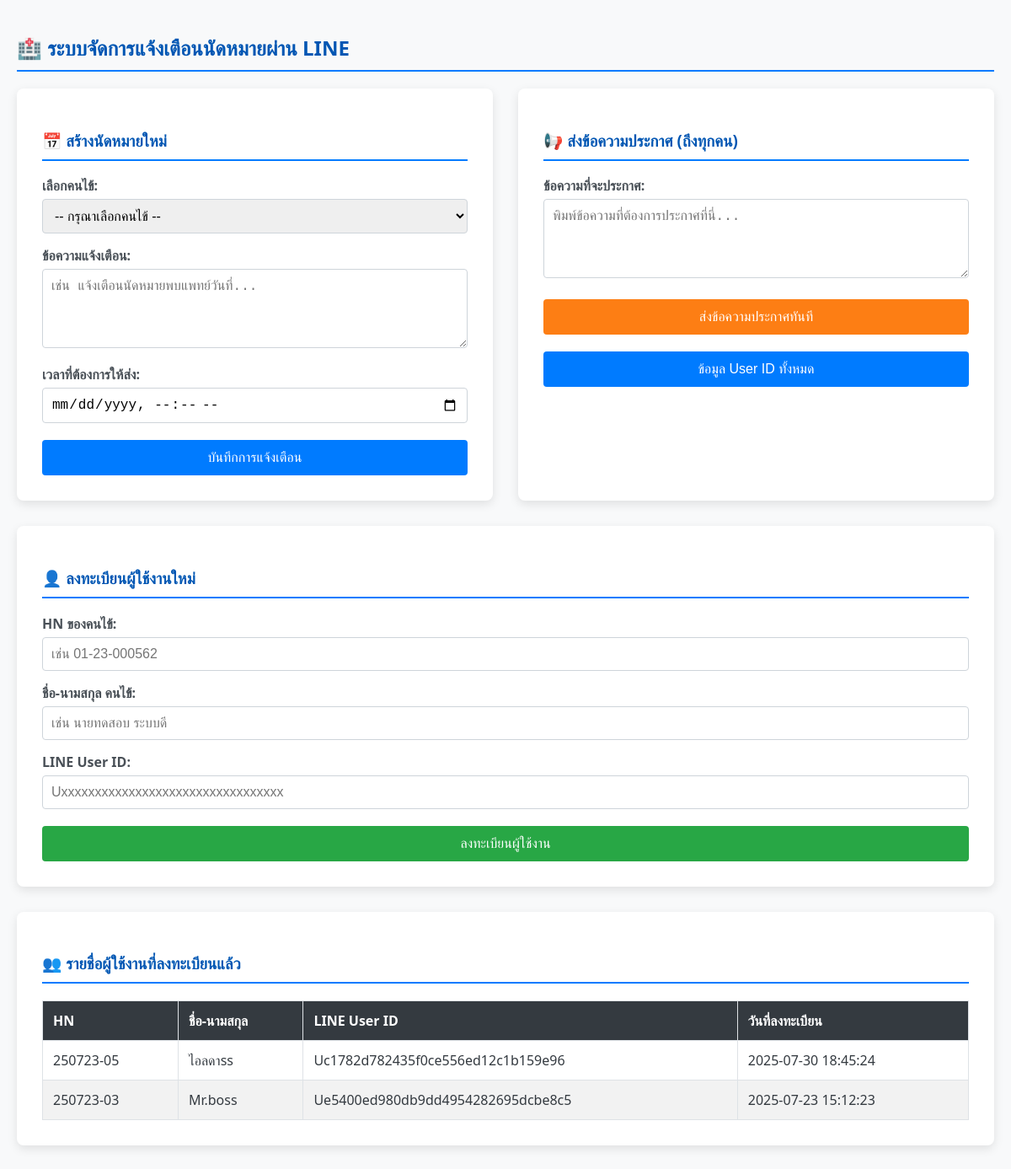
The page / on the database its author committed.
### tables this page shows
CREATE TABLE `patients` (
  `id` int(11) NOT NULL,
  `patient_hn` varchar(50) NOT NULL,
  `patient_name` varchar(255) NOT NULL,
  `line_user_id` varchar(255) NOT NULL,
  `registered_at` timestamp NOT NULL DEFAULT current_timestamp()
);

### index.php (the view, shortened to what this page needs)
<?php
$db_host = 'localhost';
$db_user = 'root';
$db_pass = '';
$db_name = 'hospital_line';
$conn = new mysqli($db_host, $db_user, $db_pass, $db_name);
$conn->set_charset("utf8");
$patients_result = $conn->query("SELECT patient_hn, patient_name, line_user_id, registered_at FROM patients ORDER BY registered_at DESC");
?>
<!DOCTYPE html>
<html lang="th">
<head>
</head>
<body>
    <div class="container">
        <h2>🏥 ระบบจัดการแจ้งเตือนนัดหมายผ่าน LINE</h2>
        <div class="grid">
            <div class="card">
                <h3>📅 สร้างนัดหมายใหม่</h3>
                <form action="index.php" method="post">
                    <label for="user_id">เลือกคนไข้:</label>
                    <select id="user_id" name="user_id" required>
                        <option value="">-- กรุณาเลือกคนไข้ --</option>
                        <?php
                        if ($patients_result && $patients_result->num_rows > 0) {
                            $patients_result->data_seek(0);
                        }
                        ?>
                    </select>
                    <label for="message">ข้อความแจ้งเตือน:</label>
                    <textarea id="message" name="message" rows="4" placeholder="เช่น แจ้งเตือนนัดหมายพบแพทย์วันที่..." required></textarea>
                    <label for="send_at">เวลาที่ต้องการให้ส่ง:</label>
                    <input type="datetime-local" id="send_at" name="send_at" required>
                    <button type="submit" class="btn-schedule">บันทึกการแจ้งเตือน</button>
                </form>
            </div>
            <div class="card">
                <h3>📢 ส่งข้อความประกาศ (ถึงทุกคน)</h3>
                <form action="index.php" method="post" onsubmit="return confirm('ยืนยันการส่งข้อความนี้ถึงผู้ใช้ทุกคน?');">
                    <label for="broadcast_message">ข้อความที่จะประกาศ:</label>
                    <textarea id="broadcast_message" name="broadcast_message" rows="4" placeholder="พิมพ์ข้อความที่ต้องการประกาศที่นี่..." required></textarea>
                    <button type="submit" class="btn-broadcast">ส่งข้อความประกาศทันที</button>
                </form>
                <form action="hook/index.php">
                    <button class="btn-schedule">ข้อมูล User ID ทั้งหมด</button>
                    </form>
            </div>
        </div>
        <div class="card">
            <h3>👤 ลงทะเบียนผู้ใช้งานใหม่</h3>
            <form action="index.php" method="post">
                <label for="patient_hn">HN ของคนไข้:</label>
                <input type="text" id="patient_hn" name="patient_hn" placeholder="เช่น 01-23-000562" required>
                <label for="patient_name">ชื่อ-นามสกุล คนไข้:</label>
                <input type="text" id="patient_name" name="patient_name" placeholder="เช่น นายทดสอบ ระบบดี" required>
                <label for="line_user_id">LINE User ID:</label>
                <input type="text" id="line_user_id" name="line_user_id" placeholder="Uxxxxxxxxxxxxxxxxxxxxxxxxxxxxxxxxx" required>
                <button type="submit" class="btn-register">ลงทะเบียนผู้ใช้งาน</button>
            </form>
        </div>
        <div class="card">
            <h3>👥 รายชื่อผู้ใช้งานที่ลงทะเบียนแล้ว</h3>
            <table>
                <thead>
                    <tr>
                        <th>HN</th>
                        <th>ชื่อ-นามสกุล</th>
                        <th>LINE User ID</th>
                        <th>วันที่ลงทะเบียน</th>
                    </tr>
                </thead>
                <tbody>
                    <?php
                    if ($patients_result && $patients_result->num_rows > 0) {
                        $patients_result->data_seek(0);
                        while($row = $patients_result->fetch_assoc()) {
                            echo "<tr>";
                            echo "<td>" . htmlspecialchars($row['patient_hn']) . "</td>";
                            echo "<td>" . htmlspecialchars($row['patient_name']) . "</td>";
                            echo "<td>" . htmlspecialchars($row['line_user_id']) . "</td>";
                            echo "<td>" . htmlspecialchars($row['registered_at']) . "</td>";
                            echo "</tr>";
                        }
                    } else {
                        echo "<tr><td colspan='4' style='text-align: center;'>ยังไม่มีผู้ใช้งานลงทะเบียน</td></tr>";
                    }
                    ?>
                </tbody>
            </table>
        </div>
    </div>
</body>
</html>

### index.php (style rules this page uses)
body { font-family: 'Segoe UI', Tahoma, Geneva, Verdana, sans-serif; background-color: #f8f9fa; color: #343a40; margin: 0; padding: 20px; }
.container { max-width: 1200px; margin: auto; }
.grid { display: grid; grid-template-columns: repeat(auto-fit, minmax(350px, 1fr)); gap: 30px; }
.card { background: #fff; padding: 30px; border-radius: 8px; box-shadow: 0 4px 12px rgba(0,0,0,0.1); margin-bottom: 30px; }
h2, h3 { color: #0056b3; border-bottom: 2px solid #007bff; padding-bottom: 10px; }
label { display: block; margin-top: 15px; font-weight: 600; color: #495057; }
input[type="text"], input[type="datetime-local"], textarea, select { width: 100%; padding: 10px; margin-top: 5px; border: 1px solid #ced4da; border-radius: 4px; font-size: 16px; box-sizing: border-box; }
textarea { resize: vertical; min-height: 80px; }
button { display: block; width: 100%; padding: 12px; color: white; border: none; border-radius: 4px; cursor: pointer; font-size: 16px; margin-top: 20px; transition: background-color 0.2s; }
.btn-schedule { background-color: #007bff; }
.btn-register { background-color: #28a745; }
.btn-broadcast { background-color: #fd7e14; }
table { width: 100%; border-collapse: collapse; margin-top: 20px; }
th, td { padding: 12px; border: 1px solid #dee2e6; text-align: left; }
th { background-color: #343a40; color: white; }
tr:nth-child(even) { background-color: #f2f2f2; }

### rows shown on the page
patients: patient_hn "250723-05", patient_name "ไอลดาss", line_user "Uc1782d782435f0ce556ed12c1b159e96", registered_at "2025-07-30 18:45:24"
patients: patient_hn "250723-03", patient_name "Mr.boss", line_user "Ue5400ed980db9dd4954282695dcbe8c5", registered_at "2025-07-23 15:12:23"
